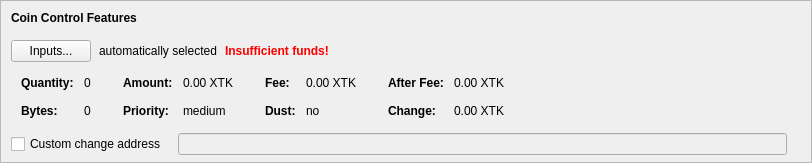
    <widget class="QFrame" name="frameCoinControl">
     <property name="sizePolicy">
      <sizepolicy hsizetype="Expanding" vsizetype="Expanding">
       <horstretch>0</horstretch>
       <verstretch>0</verstretch>
      </sizepolicy>
     </property>
     <property name="maximumSize">
      <size>
       <width>16777215</width>
       <height>16777215</height>
      </size>
     </property>
     <property name="frameShape">
      <enum>QFrame::StyledPanel</enum>
     </property>
     <property name="frameShadow">
      <enum>QFrame::Sunken</enum>
     </property>
     <layout class="QVBoxLayout" name="verticalLayoutCoinControl2">
      <property name="spacing">
       <number>0</number>
      </property>
      <property name="leftMargin">
       <number>0</number>
      </property>
      <property name="topMargin">
       <number>0</number>
      </property>
      <property name="rightMargin">
       <number>0</number>
      </property>
      <property name="bottomMargin">
       <number>6</number>
      </property>
      <item>
       <layout class="QVBoxLayout" name="verticalLayoutCoinControl" stretch="0,0,0,0,1">
        <property name="spacing">
         <number>0</number>
        </property>
        <property name="leftMargin">
         <number>10</number>
        </property>
        <property name="topMargin">
         <number>10</number>
        </property>
        <item>
         <layout class="QHBoxLayout" name="horizontalLayoutCoinControl1">
          <property name="bottomMargin">
           <number>15</number>
          </property>
          <item>
           <widget class="QLabel" name="labelCoinControlFeatures">
            <property name="sizePolicy">
             <sizepolicy hsizetype="Preferred" vsizetype="Maximum">
              <horstretch>0</horstretch>
              <verstretch>0</verstretch>
             </sizepolicy>
            </property>
            <property name="font">
             <font>
              <weight>75</weight>
              <bold>true</bold>
             </font>
            </property>
            <property name="styleSheet">
             <string notr="true">font-weight:bold;</string>
            </property>
            <property name="text">
             <string>Coin Control Features</string>
            </property>
           </widget>
          </item>
         </layout>
        </item>
        <item>
         <layout class="QHBoxLayout" name="horizontalLayoutCoinControl2" stretch="0,0,0,0">
          <property name="spacing">
           <number>8</number>
          </property>
          <property name="bottomMargin">
           <number>10</number>
          </property>
          <item>
           <widget class="QPushButton" name="pushButtonCoinControl">
            <property name="styleSheet">
             <string notr="true"/>
            </property>
            <property name="text">
             <string>Inputs...</string>
            </property>
            <property name="autoDefault">
             <bool>false</bool>
            </property>
           </widget>
          </item>
          <item>
           <widget class="QLabel" name="labelCoinControlAutomaticallySelected">
            <property name="text">
             <string>automatically selected</string>
            </property>
            <property name="margin">
             <number>5</number>
            </property>
           </widget>
          </item>
          <item>
           <widget class="QLabel" name="labelCoinControlInsuffFunds">
            <property name="font">
             <font>
              <weight>75</weight>
              <bold>true</bold>
             </font>
            </property>
            <property name="styleSheet">
             <string notr="true">color:red;font-weight:bold;</string>
            </property>
            <property name="text">
             <string>Insufficient funds!</string>
            </property>
            <property name="margin">
             <number>5</number>
            </property>
           </widget>
          </item>
          <item>
           <spacer name="horizontalSpacerCoinControl">
            <property name="orientation">
             <enum>Qt::Horizontal</enum>
            </property>
            <property name="sizeHint" stdset="0">
             <size>
              <width>40</width>
              <height>1</height>
             </size>
            </property>
           </spacer>
          </item>
         </layout>
        </item>
        <item>
         <widget class="QWidget" name="widgetCoinControl" native="true">
          <property name="sizePolicy">
           <sizepolicy hsizetype="Preferred" vsizetype="Preferred">
            <horstretch>0</horstretch>
            <verstretch>0</verstretch>
           </sizepolicy>
          </property>
          <property name="minimumSize">
           <size>
            <width>0</width>
            <height>0</height>
           </size>
          </property>
          <property name="styleSheet">
           <string notr="true"/>
          </property>
          <layout class="QHBoxLayout" name="horizontalLayoutCoinControl5">
           <property name="leftMargin">
            <number>0</number>
           </property>
           <property name="topMargin">
            <number>0</number>
           </property>
           <property name="rightMargin">
            <number>0</number>
           </property>
           <property name="bottomMargin">
            <number>0</number>
           </property>
           <item>
            <layout class="QHBoxLayout" name="horizontalLayoutCoinControl3" stretch="0,0,0,1">
             <property name="spacing">
              <number>20</number>
             </property>
             <property name="topMargin">
              <number>0</number>
             </property>
             <property name="bottomMargin">
              <number>10</number>
             </property>
             <item>
              <layout class="QFormLayout" name="formLayoutCoinControl1">
               <property name="horizontalSpacing">
                <number>10</number>
               </property>
               <property name="verticalSpacing">
                <number>14</number>
               </property>
               <property name="leftMargin">
                <number>10</number>
               </property>
               <property name="topMargin">
                <number>4</number>
               </property>
               <property name="rightMargin">
                <number>6</number>
               </property>
               <item row="0" column="0">
                <widget class="QLabel" name="labelCoinControlQuantityText">
                 <property name="font">
                  <font>
                   <weight>75</weight>
                   <bold>true</bold>
                  </font>
                 </property>
                 <property name="text">
                  <string>Quantity:</string>
                 </property>
                 <property name="margin">
                  <number>0</number>
                 </property>
                </widget>
               </item>
               <item row="0" column="1">
                <widget class="QLabel" name="labelCoinControlQuantity">
                 <property name="cursor">
                  <cursorShape>IBeamCursor</cursorShape>
                 </property>
                 <property name="contextMenuPolicy">
                  <enum>Qt::ActionsContextMenu</enum>
                 </property>
                 <property name="text">
                  <string notr="true">0</string>
                 </property>
                 <property name="margin">
                  <number>0</number>
                 </property>
                 <property name="textInteractionFlags">
                  <set>Qt::LinksAccessibleByMouse|Qt::TextSelectableByKeyboard|Qt::TextSelectableByMouse</set>
                 </property>
                </widget>
               </item>
               <item row="1" column="0">
                <widget class="QLabel" name="labelCoinControlBytesText">
                 <property name="font">
                  <font>
                   <weight>75</weight>
                   <bold>true</bold>
                  </font>
                 </property>
                 <property name="text">
                  <string>Bytes:</string>
                 </property>
                </widget>
               </item>
               <item row="1" column="1">
                <widget class="QLabel" name="labelCoinControlBytes">
                 <property name="cursor">
                  <cursorShape>IBeamCursor</cursorShape>
                 </property>
                 <property name="contextMenuPolicy">
                  <enum>Qt::ActionsContextMenu</enum>
                 </property>
                 <property name="text">
                  <string notr="true">0</string>
                 </property>
                 <property name="textInteractionFlags">
                  <set>Qt::LinksAccessibleByMouse|Qt::TextSelectableByKeyboard|Qt::TextSelectableByMouse</set>
                 </property>
                </widget>
               </item>
              </layout>
             </item>
             <item>
              <layout class="QFormLayout" name="formLayoutCoinControl2">
               <property name="horizontalSpacing">
                <number>10</number>
               </property>
               <property name="verticalSpacing">
                <number>14</number>
               </property>
               <property name="leftMargin">
                <number>6</number>
               </property>
               <property name="topMargin">
                <number>4</number>
               </property>
               <property name="rightMargin">
                <number>6</number>
               </property>
               <item row="0" column="0">
                <widget class="QLabel" name="labelCoinControlAmountText">
                 <property name="font">
                  <font>
                   <weight>75</weight>
                   <bold>true</bold>
                  </font>
                 </property>
                 <property name="text">
                  <string>Amount:</string>
                 </property>
                 <property name="margin">
                  <number>0</number>
                 </property>
                </widget>
               </item>
               <item row="0" column="1">
                <widget class="QLabel" name="labelCoinControlAmount">
                 <property name="cursor">
                  <cursorShape>IBeamCursor</cursorShape>
                 </property>
                 <property name="contextMenuPolicy">
                  <enum>Qt::ActionsContextMenu</enum>
                 </property>
                 <property name="text">
                  <string notr="true">0.00 XTK</string>
                 </property>
                 <property name="textInteractionFlags">
                  <set>Qt::LinksAccessibleByMouse|Qt::TextSelectableByKeyboard|Qt::TextSelectableByMouse</set>
                 </property>
                </widget>
               </item>
               <item row="1" column="0">
                <widget class="QLabel" name="labelCoinControlPriorityText">
                 <property name="font">
                  <font>
                   <weight>75</weight>
                   <bold>true</bold>
                  </font>
                 </property>
                 <property name="text">
                  <string>Priority:</string>
                 </property>
                </widget>
               </item>
               <item row="1" column="1">
                <widget class="QLabel" name="labelCoinControlPriority">
                 <property name="cursor">
                  <cursorShape>IBeamCursor</cursorShape>
                 </property>
                 <property name="contextMenuPolicy">
                  <enum>Qt::ActionsContextMenu</enum>
                 </property>
                 <property name="text">
                  <string notr="true">medium</string>
                 </property>
                 <property name="textInteractionFlags">
                  <set>Qt::LinksAccessibleByMouse|Qt::TextSelectableByKeyboard|Qt::TextSelectableByMouse</set>
                 </property>
                </widget>
               </item>
              </layout>
             </item>
             <item>
              <layout class="QFormLayout" name="formLayoutCoinControl3">
               <property name="horizontalSpacing">
                <number>10</number>
               </property>
               <property name="verticalSpacing">
                <number>14</number>
               </property>
               <property name="leftMargin">
                <number>6</number>
               </property>
               <property name="topMargin">
                <number>4</number>
               </property>
               <property name="rightMargin">
                <number>6</number>
               </property>
               <item row="0" column="0">
                <widget class="QLabel" name="labelCoinControlFeeText">
                 <property name="font">
                  <font>
                   <weight>75</weight>
                   <bold>true</bold>
                  </font>
                 </property>
                 <property name="text">
                  <string>Fee:</string>
                 </property>
                 <property name="margin">
                  <number>0</number>
                 </property>
                </widget>
               </item>
               <item row="0" column="1">
                <widget class="QLabel" name="labelCoinControlFee">
                 <property name="cursor">
                  <cursorShape>IBeamCursor</cursorShape>
                 </property>
                 <property name="contextMenuPolicy">
                  <enum>Qt::ActionsContextMenu</enum>
                 </property>
                 <property name="text">
                  <string notr="true">0.00 XTK</string>
                 </property>
                 <property name="textInteractionFlags">
                  <set>Qt::LinksAccessibleByMouse|Qt::TextSelectableByKeyboard|Qt::TextSelectableByMouse</set>
                 </property>
                </widget>
               </item>
               <item row="1" column="0">
                <widget class="QLabel" name="labelCoinControlLowOutputText">
                 <property name="font">
                  <font>
                   <weight>75</weight>
                   <bold>true</bold>
                  </font>
                 </property>
                 <property name="text">
                  <string>Dust:</string>
                 </property>
                </widget>
               </item>
               <item row="1" column="1">
                <widget class="QLabel" name="labelCoinControlLowOutput">
                 <property name="cursor">
                  <cursorShape>IBeamCursor</cursorShape>
                 </property>
                 <property name="contextMenuPolicy">
                  <enum>Qt::ActionsContextMenu</enum>
                 </property>
                 <property name="text">
                  <string notr="true">no</string>
                 </property>
                 <property name="textInteractionFlags">
                  <set>Qt::LinksAccessibleByMouse|Qt::TextSelectableByKeyboard|Qt::TextSelectableByMouse</set>
                 </property>
                </widget>
               </item>
              </layout>
             </item>
             <item>
              <layout class="QFormLayout" name="formLayoutCoinControl4">
               <property name="horizontalSpacing">
                <number>10</number>
               </property>
               <property name="verticalSpacing">
                <number>14</number>
               </property>
               <property name="leftMargin">
                <number>6</number>
               </property>
               <property name="topMargin">
                <number>4</number>
               </property>
               <property name="rightMargin">
                <number>6</number>
               </property>
               <item row="0" column="0">
                <widget class="QLabel" name="labelCoinControlAfterFeeText">
                 <property name="font">
                  <font>
                   <weight>75</weight>
                   <bold>true</bold>
                  </font>
                 </property>
                 <property name="text">
                  <string>After Fee:</string>
                 </property>
                 <property name="margin">
                  <number>0</number>
                 </property>
                </widget>
               </item>
               <item row="0" column="1">
                <widget class="QLabel" name="labelCoinControlAfterFee">
                 <property name="cursor">
                  <cursorShape>IBeamCursor</cursorShape>
                 </property>
                 <property name="contextMenuPolicy">
                  <enum>Qt::ActionsContextMenu</enum>
                 </property>
                 <property name="text">
                  <string notr="true">0.00 XTK</string>
                 </property>
                 <property name="textInteractionFlags">
                  <set>Qt::LinksAccessibleByMouse|Qt::TextSelectableByKeyboard|Qt::TextSelectableByMouse</set>
                 </property>
                </widget>
               </item>
               <item row="1" column="0">
                <widget class="QLabel" name="labelCoinControlChangeText">
                 <property name="font">
                  <font>
                   <weight>75</weight>
                   <bold>true</bold>
                  </font>
                 </property>
                 <property name="text">
                  <string>Change:</string>
                 </property>
                </widget>
               </item>
               <item row="1" column="1">
                <widget class="QLabel" name="labelCoinControlChange">
                 <property name="cursor">
                  <cursorShape>IBeamCursor</cursorShape>
                 </property>
                 <property name="contextMenuPolicy">
                  <enum>Qt::ActionsContextMenu</enum>
                 </property>
                 <property name="text">
                  <string notr="true">0.00 XTK</string>
                 </property>
                 <property name="textInteractionFlags">
                  <set>Qt::LinksAccessibleByMouse|Qt::TextSelectableByKeyboard|Qt::TextSelectableByMouse</set>
                 </property>
                </widget>
               </item>
              </layout>
             </item>
            </layout>
           </item>
          </layout>
         </widget>
        </item>
        <item>
         <layout class="QHBoxLayout" name="horizontalLayoutCoinControl4" stretch="0,0,0">
          <property name="spacing">
           <number>12</number>
          </property>
          <property name="sizeConstraint">
           <enum>QLayout::SetDefaultConstraint</enum>
          </property>
          <property name="topMargin">
           <number>5</number>
          </property>
          <property name="rightMargin">
           <number>5</number>
          </property>
          <item>
           <widget class="QCheckBox" name="checkBoxCoinControlChange">
            <property name="toolTip">
             <string>If this is activated, but the change address is empty or invalid, change will be sent to a newly generated address.</string>
            </property>
            <property name="text">
             <string>Custom change address</string>
            </property>
           </widget>
          </item>
          <item>
           <widget class="QValidatedLineEdit" name="lineEditCoinControlChange">
            <property name="enabled">
             <bool>false</bool>
            </property>
            <property name="sizePolicy">
             <sizepolicy hsizetype="Expanding" vsizetype="Fixed">
              <horstretch>0</horstretch>
              <verstretch>0</verstretch>
             </sizepolicy>
            </property>
           </widget>
          </item>
          <item>
           <widget class="QLabel" name="labelCoinControlChangeLabel">
            <property name="sizePolicy">
             <sizepolicy hsizetype="Preferred" vsizetype="Expanding">
              <horstretch>0</horstretch>
              <verstretch>0</verstretch>
             </sizepolicy>
            </property>
            <property name="minimumSize">
             <size>
              <width>0</width>
              <height>0</height>
             </size>
            </property>
            <property name="text">
             <string/>
            </property>
            <property name="margin">
             <number>3</number>
            </property>
           </widget>
          </item>
         </layout>
        </item>
        <item>
         <spacer name="verticalSpacerCoinControl">
          <property name="orientation">
           <enum>Qt::Vertical</enum>
          </property>
          <property name="sizeHint" stdset="0">
           <size>
            <width>800</width>
            <height>1</height>
           </size>
          </property>
         </spacer>
        </item>
       </layout>
      </item>
     </layout>
    </widget>
